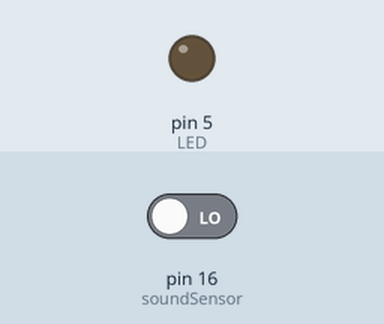
A sketch run on a simulated Arduino Uno, built with avr-gcc and run on an emulated ATmega328P. Parts: output pins drawn as LEDs (lit = HIGH). The test bench sets the inputs (shaded band); at power-on: pin 16 (soundSensor) LOW.

Above: at 1.2 s.
1.3 s: pin 16 (soundSensor) driven HIGH
At 2.4 s:
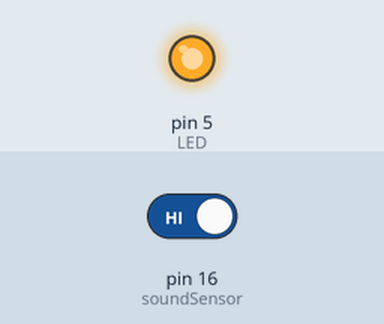
2.8 s: pin 16 (soundSensor) driven LOW
At 3.5 s:
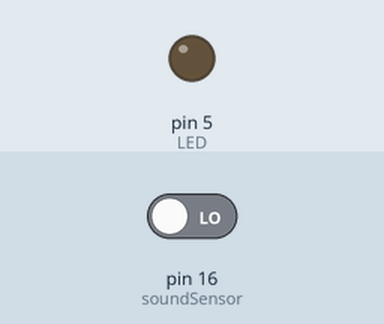
Timing chart, 0 to 5.8 s (numbered marks = the images above; inputs shaded):
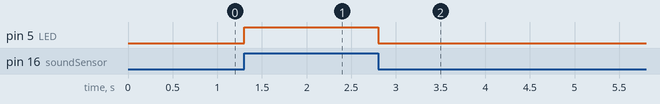

Measured:
- after the input at 1.3 s, pin 5 (LED): LOW → HIGH at once
- after the input at 2.8 s, pin 5 (LED): HIGH → LOW at once

The sketch:

Sound_detector.ino
```cpp
int soundSensor = 16;
int LED =5;
void setup()
{
  pinMode (soundSensor, INPUT);
  pinMode (LED, OUTPUT);
}

void loop()
{
  int statusSensor = digitalRead(soundSensor); // read input value

  if(statusSensor == 1)
  {
    digitalWrite(LED, HIGH);
  }
  else
  {
    digitalWrite(LED, LOW);
  }
}
```
